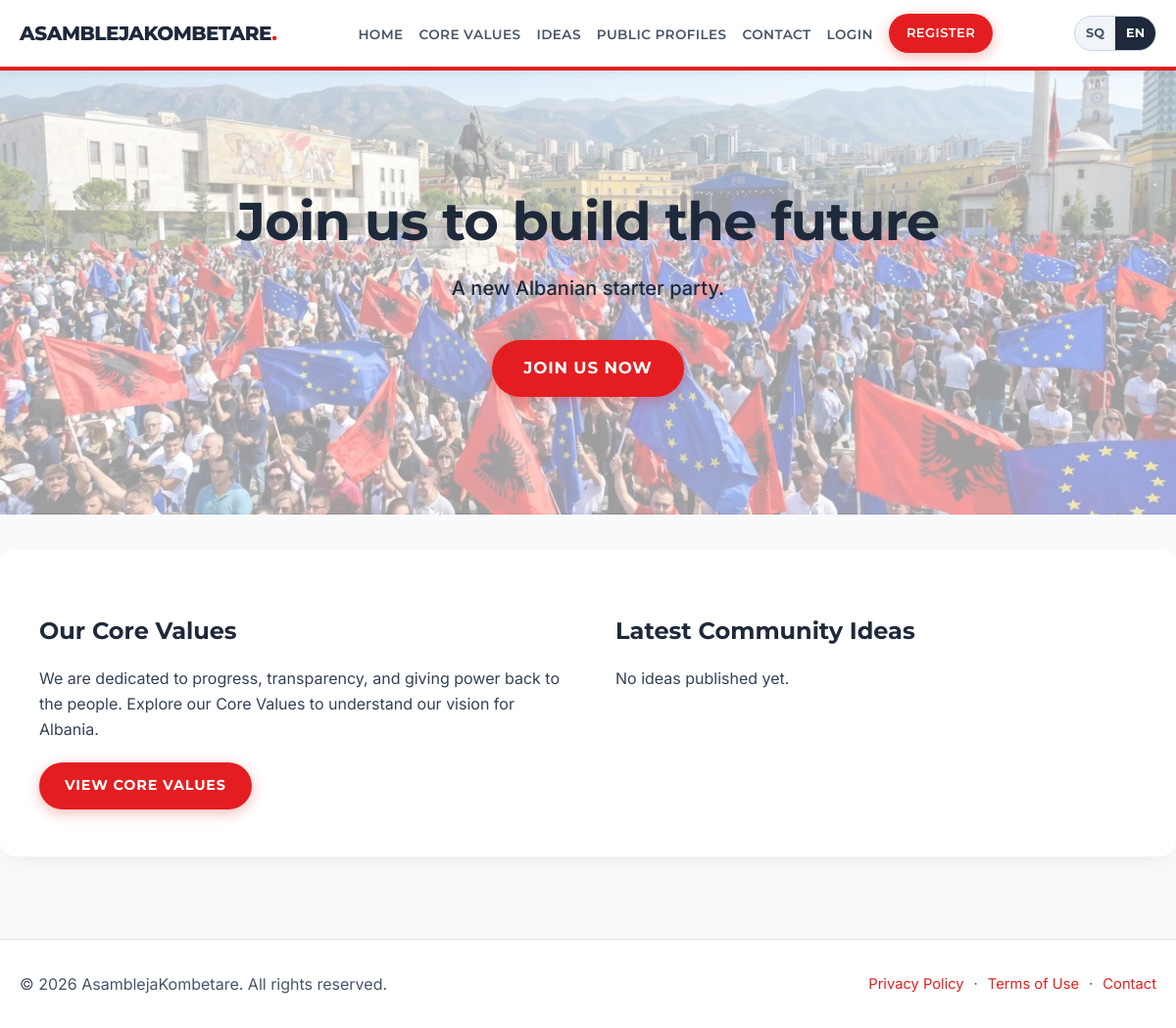
The app's page /?lang=en, older data.
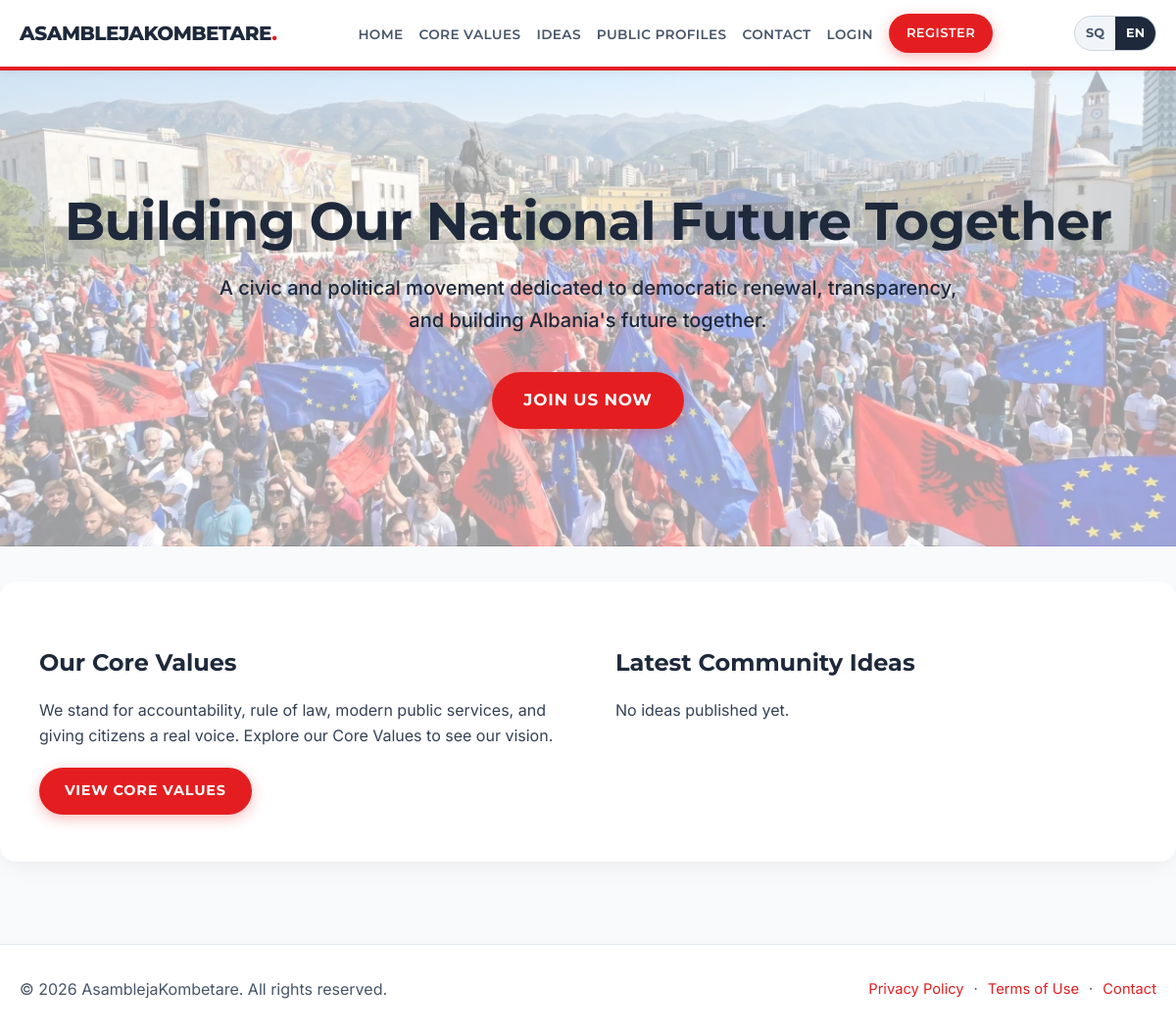
The same page, newer data.
### tables this page shows
CREATE TABLE IF NOT EXISTS `settings` (
  `id` int(11) NOT NULL AUTO_INCREMENT,
  `schema_version` int(11) NOT NULL DEFAULT 2,
  `site_title` varchar(255) NOT NULL DEFAULT 'AsamblejaKombetare',
  `site_description` text,
  `site_description_sq` text,
  `home_banner_text` varchar(255) DEFAULT 'Building Our National Future Together',
  `home_banner_text_sq` varchar(255) DEFAULT 'Ndërtojmë të Ardhmen Tonë Kombëtare Së Bashku',
  `join_us_btn` varchar(255) DEFAULT 'Join Us Now',
  `join_us_btn_sq` varchar(255) DEFAULT 'Bashkohuni Tani',
  `home_core_values_title` varchar(255) DEFAULT 'Our Core Values',
  `home_core_values_title_sq` varchar(255) DEFAULT 'Vlerat Tona Themelore',
  `home_core_values_text` text,
  `home_core_values_text_sq` text,
  `view_values_btn` varchar(255) DEFAULT 'View Core Values',
  `view_values_btn_sq` varchar(255) DEFAULT 'Shiko Vlerat Themelore',
  `home_latest_ideas_title` varchar(255) DEFAULT 'Latest Community Ideas',
  `home_latest_ideas_title_sq` varchar(255) DEFAULT 'Idetë e Fundit të Komunitetit',
  `view_ideas_btn` varchar(255) DEFAULT 'View All Ideas',
  `view_ideas_btn_sq` varchar(255) DEFAULT 'Shiko të Gjitha Idetë',
  `values_page_title` varchar(255) DEFAULT 'Our Core Values',
  `values_page_title_sq` varchar(255) DEFAULT 'Vlerat Tona Themelore',
  `values_page_text` text,
  `values_page_text_sq` text,
  `ideas_page_title` varchar(255) DEFAULT 'Community Ideas',
  `ideas_page_title_sq` varchar(255) DEFAULT 'Idetë e Komunitetit',
  `ideas_page_text` text,
  `ideas_page_text_sq` text,
  `submit_idea_btn` varchar(255) DEFAULT 'Submit an Idea',
  `submit_idea_btn_sq` varchar(255) DEFAULT 'Dërgo një Ide',
  `contact_page_title` varchar(255) DEFAULT 'Contact Us',
  `contact_page_title_sq` varchar(255) DEFAULT 'Na Kontaktoni',
  `contact_page_text` text,
  `contact_page_text_sq` text,
  `register_page_title` varchar(255) DEFAULT 'Register',
  `register_page_title_sq` varchar(255) DEFAULT 'Regjistrohu',
  `login_page_title` varchar(255) DEFAULT 'Login',
  `login_page_title_sq` varchar(255) DEFAULT 'Hyrje',
  `footer_text` varchar(255) DEFAULT 'All rights reserved.',
  `footer_text_sq` varchar(255) DEFAULT 'Të gjitha të drejtat e rezervuara.',
  `email_verification_subject` varchar(255) DEFAULT 'Verify your email for {site_title}',
  `email_verification_subject_sq` varchar(255) DEFAULT 'Verifikoni email-in tuaj për {site_title}',
  `email_verification_message` text,
  `email_verification_message_sq` text,
  `menu_home` varchar(255) DEFAULT 'Home',
  `menu_home_sq` varchar(255) DEFAULT 'Ballina',
  `menu_values` varchar(255) DEFAULT 'Core Values',
  `menu_values_sq` varchar(255) DEFAULT 'Vlerat Themelore',
  `menu_ideas` varchar(255) DEFAULT 'Ideas',
  `menu_ideas_sq` varchar(255) DEFAULT 'Idetë',
  `menu_profiles` varchar(255) DEFAULT 'Public Profiles',
  `menu_profiles_sq` varchar(255) DEFAULT 'Profilet Publike',
  `menu_contact` varchar(255) DEFAULT 'Contact',
  `menu_contact_sq` varchar(255) DEFAULT 'Kontakt',
  `menu_profile` varchar(255) DEFAULT 'Profile',
  `menu_profile_sq` varchar(255) DEFAULT 'Profili',
  `menu_admin` varchar(255) DEFAULT 'Admin Panel',
  `menu_admin_sq` varchar(255) DEFAULT 'Administrimi',
  `menu_logout` varchar(255) DEFAULT 'Logout',
  `menu_logout_sq` varchar(255) DEFAULT 'Dil',
  `menu_login` varchar(255) DEFAULT 'Login',
  `menu_login_sq` varchar(255) DEFAULT 'Hyr',
  `menu_register` varchar(255) DEFAULT 'Register',
  `menu_register_sq` varchar(255) DEFAULT 'Regjistrohu',
  PRIMARY KEY (`id`)
);

### index.php (the view, shortened to what the rows shown need)
<?php
require_once __DIR__ . '/includes/db.php';
$latest_ideas = [];
if ($pdo instanceof PDO) {
    $latest_ideas = $pdo->query("
        SELECT i.title, u.username, i.created_at
        FROM ideas i
        JOIN users u ON i.user_id = u.id
        WHERE i.status = 'approved'
        ORDER BY i.created_at DESC
        LIMIT 3
    ")->fetchAll();
}
?>
<!DOCTYPE html>
<html lang="<?= htmlspecialchars(current_lang(), ENT_QUOTES, 'UTF-8') ?>">
<head>
    <?php include __DIR__ . '/includes/head.php'; ?>
</head>
<body>
    <?php include __DIR__ . '/includes/header.php'; ?>
    <section class="hero-banner">
        <div class="container hero-content">
            <h1><?= htmlspecialchars($t_home_banner_text, ENT_QUOTES, 'UTF-8') ?></h1>
            <div class="hero-subtext"><?= sanitize_rich_html($t_site_description) ?></div>
            <?php if (empty($_SESSION['user_id'])): ?>
                <a href="register.php" class="btn btn-large"><?= htmlspecialchars($t_join_us_btn, ENT_QUOTES, 'UTF-8') ?></a>
            <?php endif; ?>
        </div>
    </section>
    <main id="main-content" class="container main-content">
        <div class="split-section">
            <div class="half-section">
                <h2><?= htmlspecialchars($t_home_core_values_title, ENT_QUOTES, 'UTF-8') ?></h2>
                <div class="rich-text-content"><?= sanitize_rich_html($t_home_core_values_text) ?></div>
                <a href="core_values.php" class="btn"><?= htmlspecialchars($t_view_values_btn, ENT_QUOTES, 'UTF-8') ?></a>
            </div>
            <div class="half-section">
                <h2><?= htmlspecialchars($t_home_latest_ideas_title, ENT_QUOTES, 'UTF-8') ?></h2>
                <?php if (empty($latest_ideas)): ?>
                    <p><?= htmlspecialchars(__('no_ideas_yet'), ENT_QUOTES, 'UTF-8') ?></p>
                <?php endif; ?>
            </div>
        </div>
    </main>
    <?php include __DIR__ . '/includes/footer.php'; ?>
</body>
</html>

### includes/header.php (shortened to what the rows shown need)
<header class="main-header">
    <div class="container header-container">
        <div class="logo">
            <a href="index.php"><span class="logo-text"><?= htmlspecialchars($t_site_title ?? 'AsamblejaKombetare', ENT_QUOTES, 'UTF-8') ?></span></a>
        </div>
        <nav id="primary-navigation" class="main-nav" aria-label="Primary">
            <ul>
                <li><a href="index.php"><?= htmlspecialchars($t_menu_home, ENT_QUOTES, 'UTF-8') ?></a></li>
                <li><a href="core_values.php"><?= htmlspecialchars($t_menu_values, ENT_QUOTES, 'UTF-8') ?></a></li>
                <li><a href="ideas.php"><?= htmlspecialchars($t_menu_ideas, ENT_QUOTES, 'UTF-8') ?></a></li>
                <li><a href="public_profiles.php"><?= htmlspecialchars($t_menu_profiles, ENT_QUOTES, 'UTF-8') ?></a></li>
                <li><a href="contact.php"><?= htmlspecialchars($t_menu_contact, ENT_QUOTES, 'UTF-8') ?></a></li>
                <?php if (!empty($_SESSION['user_id'])): ?>
                    <li><a href="profile.php"><?= htmlspecialchars($t_menu_profile, ENT_QUOTES, 'UTF-8') ?></a></li>
                    <?php if (($_SESSION['role'] ?? '') === 'admin'): ?>
                        <li><a href="admin/index.php"><?= htmlspecialchars($t_menu_admin, ENT_QUOTES, 'UTF-8') ?></a></li>
                    <?php endif; ?>
                    <li>
                        <form method="POST" action="logout.php" class="inline-logout-form">
                            <?= csrf_field() ?>
                            <button type="submit" class="btn-logout-link">
                                <?= htmlspecialchars($t_menu_logout, ENT_QUOTES, 'UTF-8') ?> (<?= htmlspecialchars((string)($_SESSION['username'] ?? ''), ENT_QUOTES, 'UTF-8') ?>)
                            </button>
                        </form>
                    </li>
                <?php else: ?>
                    <li><a href="login.php"><?= htmlspecialchars($t_menu_login, ENT_QUOTES, 'UTF-8') ?></a></li>
                    <li><a href="register.php" class="btn btn-nav-cta"><?= htmlspecialchars($t_menu_register, ENT_QUOTES, 'UTF-8') ?></a></li>
                <?php endif; ?>
            </ul>
        </nav>
    </div>
</header>

### includes/footer.php
<?php
$footer_prefix = $asset_prefix ?? ((strpos(str_replace('\\', '/', (string)($_SERVER['SCRIPT_NAME'] ?? '')), '/admin/') !== false) ? '../' : '');
?>
<footer class="main-footer">
    <div class="container footer-inner">
        <p>&copy; <?= date('Y') ?> <?= htmlspecialchars($t_site_title ?? 'AsamblejaKombetare', ENT_QUOTES, 'UTF-8') ?>. <?= htmlspecialchars($t_footer_text ?? __('All rights reserved.'), ENT_QUOTES, 'UTF-8') ?></p>
        <nav class="footer-links" aria-label="Legal">
            <a href="<?= htmlspecialchars($footer_prefix, ENT_QUOTES, 'UTF-8') ?>privacy.php"><?= htmlspecialchars(__('privacy_policy'), ENT_QUOTES, 'UTF-8') ?></a>
            <span aria-hidden="true">&middot;</span>
            <a href="<?= htmlspecialchars($footer_prefix, ENT_QUOTES, 'UTF-8') ?>terms.php"><?= htmlspecialchars(__('terms_of_use'), ENT_QUOTES, 'UTF-8') ?></a>
            <span aria-hidden="true">&middot;</span>
            <a href="<?= htmlspecialchars($footer_prefix, ENT_QUOTES, 'UTF-8') ?>contact.php"><?= htmlspecialchars($t_menu_contact ?? 'Contact', ENT_QUOTES, 'UTF-8') ?></a>
        </nav>
    </div>
</footer>

Row changes from the older to the newer data that the page shows:
changed settings "Our Core Values": site_title (not shown) → "ASAMBLEJAKOMBETARE"; home_banner_text "Join us to build the future" → "Building Our National Future Together"; site_description "A new Albanian starter party." → "A civic and political movement dedicated to democratic renewal, transparency, and building Albania's future together."; home_core_values_text "We are dedicated to progress, transparency, and giving power back to the people. Explore our Core Values to understand our vision for Albania." → "We stand for accountability, rule of law, modern public services, and giving citizens a real voice. Explore our Core Values to see our vision."; site_title (not shown) → "AsamblejaKombetare"
Text that changed along with them:
$t_site_title: "ASAMBLEJAKOMBETARE" → (not shown)
$t_site_title: "AsamblejaKombetare" → (not shown)
